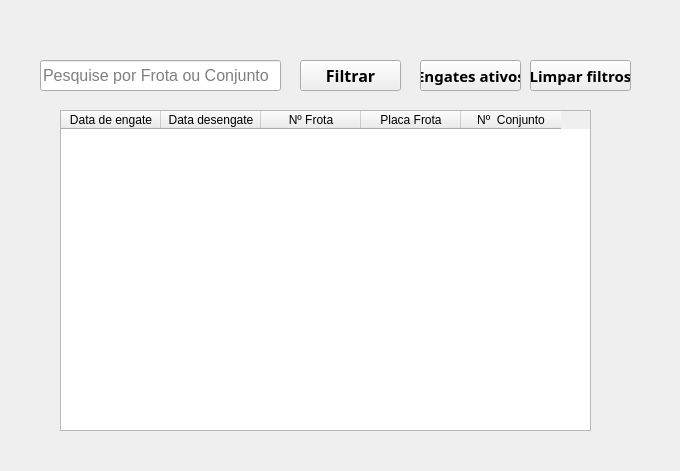
<?xml version="1.0" encoding="UTF-8"?>
<ui version="4.0">
 <class>MainWindow</class>
 <widget class="QMainWindow" name="MainWindow">
  <property name="geometry">
   <rect>
    <x>0</x>
    <y>0</y>
    <width>680</width>
    <height>471</height>
   </rect>
  </property>
  <property name="windowTitle">
   <string>Consultas</string>
  </property>
  <widget class="QWidget" name="centralwidget">
   <widget class="QTableWidget" name="tabelaConsulta">
    <property name="geometry">
     <rect>
      <x>60</x>
      <y>110</y>
      <width>531</width>
      <height>321</height>
     </rect>
    </property>
    <property name="maximumSize">
     <size>
      <width>671</width>
      <height>16777215</height>
     </size>
    </property>
    <property name="sizeAdjustPolicy">
     <enum>QAbstractScrollArea::AdjustToContentsOnFirstShow</enum>
    </property>
    <column>
     <property name="text">
      <string>Data de engate</string>
     </property>
    </column>
    <column>
     <property name="text">
      <string>Data desengate</string>
     </property>
    </column>
    <column>
     <property name="text">
      <string>Nº Frota</string>
     </property>
    </column>
    <column>
     <property name="text">
      <string>Placa Frota</string>
     </property>
    </column>
    <column>
     <property name="text">
      <string>Nº  Conjunto</string>
     </property>
    </column>
   </widget>
   <widget class="QLineEdit" name="textofiltro">
    <property name="geometry">
     <rect>
      <x>40</x>
      <y>60</y>
      <width>241</width>
      <height>31</height>
     </rect>
    </property>
    <property name="font">
     <font>
      <pointsize>12</pointsize>
     </font>
    </property>
    <property name="placeholderText">
     <string>Pesquise por Frota ou Conjunto</string>
    </property>
   </widget>
   <widget class="QPushButton" name="botaofiltrar">
    <property name="geometry">
     <rect>
      <x>300</x>
      <y>60</y>
      <width>101</width>
      <height>31</height>
     </rect>
    </property>
    <property name="font">
     <font>
      <family>Sitka</family>
      <pointsize>12</pointsize>
      <weight>75</weight>
      <bold>true</bold>
     </font>
    </property>
    <property name="text">
     <string>Filtrar</string>
    </property>
   </widget>
   <widget class="QPushButton" name="botaoFiltrarEngatesAtivos">
    <property name="geometry">
     <rect>
      <x>420</x>
      <y>60</y>
      <width>101</width>
      <height>31</height>
     </rect>
    </property>
    <property name="font">
     <font>
      <family>Sitka</family>
      <pointsize>11</pointsize>
      <weight>75</weight>
      <bold>true</bold>
     </font>
    </property>
    <property name="text">
     <string>Engates ativos</string>
    </property>
   </widget>
   <widget class="QPushButton" name="limparfiltro">
    <property name="geometry">
     <rect>
      <x>530</x>
      <y>60</y>
      <width>101</width>
      <height>31</height>
     </rect>
    </property>
    <property name="font">
     <font>
      <family>Sitka</family>
      <pointsize>11</pointsize>
      <weight>75</weight>
      <bold>true</bold>
     </font>
    </property>
    <property name="text">
     <string>Limpar filtros</string>
    </property>
   </widget>
   <widget class="QLabel" name="fundo">
    <property name="geometry">
     <rect>
      <x>-170</x>
      <y>-10</y>
      <width>1301</width>
      <height>581</height>
     </rect>
    </property>
    <property name="text">
     <string/>
    </property>
    <property name="pixmap">
     <pixmap>../Images/77.png</pixmap>
    </property>
   </widget>
   <widget class="QPushButton" name="VoltarMenu">
    <property name="geometry">
     <rect>
      <x>10</x>
      <y>0</y>
      <width>51</width>
      <height>41</height>
     </rect>
    </property>
    <property name="styleSheet">
     <string notr="true">background-color: transparent;
    border: none;
    color: white;</string>
    </property>
    <property name="text">
     <string/>
    </property>
   </widget>
   <widget class="QLabel" name="label">
    <property name="geometry">
     <rect>
      <x>20</x>
      <y>10</y>
      <width>31</width>
      <height>31</height>
     </rect>
    </property>
    <property name="text">
     <string/>
    </property>
    <property name="pixmap">
     <pixmap>../Images/fast_backward_double_chevron_back_previous_left_icon_258776.png</pixmap>
    </property>
   </widget>
   <zorder>fundo</zorder>
   <zorder>tabelaConsulta</zorder>
   <zorder>textofiltro</zorder>
   <zorder>botaofiltrar</zorder>
   <zorder>botaoFiltrarEngatesAtivos</zorder>
   <zorder>limparfiltro</zorder>
   <zorder>label</zorder>
   <zorder>VoltarMenu</zorder>
  </widget>
 </widget>
 <resources/>
 <connections/>
</ui>
